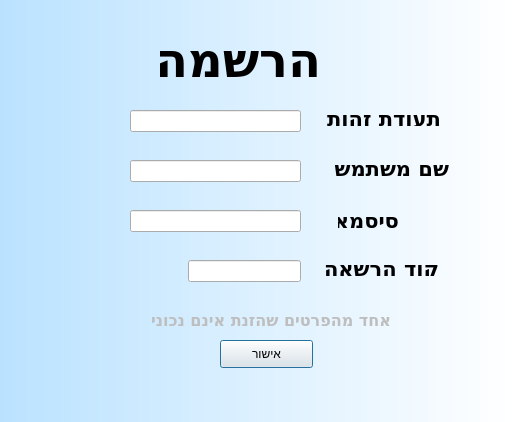
<?xml version="1.0" encoding="UTF-8"?>
<ui version="4.0">
 <class>Dialog</class>
 <widget class="QDialog" name="Dialog">
  <property name="geometry">
   <rect>
    <x>0</x>
    <y>0</y>
    <width>513</width>
    <height>422</height>
   </rect>
  </property>
  <property name="windowTitle">
   <string>Dialog</string>
  </property>
  <property name="styleSheet">
   <string notr="true">QDialog{
background-color:qlineargradient(spread:pad, x1:0, y1:0, x2:1, y2:0, stop:0 rgba(186, 226, 255, 255), stop:1 rgba(255, 255, 255, 255))
}</string>
  </property>
  <widget class="QLabel" name="userpassword_labelS">
   <property name="geometry">
    <rect>
     <x>338</x>
     <y>210</y>
     <width>61</width>
     <height>20</height>
    </rect>
   </property>
   <property name="font">
    <font>
     <family>Aharoni</family>
     <pointsize>16</pointsize>
     <weight>75</weight>
     <bold>true</bold>
    </font>
   </property>
   <property name="text">
    <string>סיסמא</string>
   </property>
  </widget>
  <widget class="QLabel" name="wrongmessage_label">
   <property name="enabled">
    <bool>false</bool>
   </property>
   <property name="geometry">
    <rect>
     <x>150</x>
     <y>310</y>
     <width>241</width>
     <height>20</height>
    </rect>
   </property>
   <property name="font">
    <font>
     <family>Aharoni</family>
     <pointsize>12</pointsize>
     <weight>75</weight>
     <bold>true</bold>
    </font>
   </property>
   <property name="text">
    <string>אחד מהפרטים שהזנת אינם נכונים</string>
   </property>
  </widget>
  <widget class="QLabel" name="Code_label">
   <property name="geometry">
    <rect>
     <x>318</x>
     <y>260</y>
     <width>121</width>
     <height>16</height>
    </rect>
   </property>
   <property name="font">
    <font>
     <family>Aharoni</family>
     <pointsize>16</pointsize>
     <weight>75</weight>
     <bold>true</bold>
    </font>
   </property>
   <property name="text">
    <string>קוד הרשאה</string>
   </property>
  </widget>
  <widget class="QLineEdit" name="username_lineS">
   <property name="geometry">
    <rect>
     <x>130</x>
     <y>160</y>
     <width>171</width>
     <height>22</height>
    </rect>
   </property>
   <property name="text">
    <string/>
   </property>
  </widget>
  <widget class="QLineEdit" name="userpassword_lineS">
   <property name="geometry">
    <rect>
     <x>130</x>
     <y>210</y>
     <width>171</width>
     <height>22</height>
    </rect>
   </property>
  </widget>
  <widget class="QLineEdit" name="Code_line">
   <property name="geometry">
    <rect>
     <x>188</x>
     <y>260</y>
     <width>113</width>
     <height>22</height>
    </rect>
   </property>
  </widget>
  <widget class="QPushButton" name="Ok_ButtonS">
   <property name="geometry">
    <rect>
     <x>220</x>
     <y>340</y>
     <width>93</width>
     <height>28</height>
    </rect>
   </property>
   <property name="text">
    <string>אישור</string>
   </property>
  </widget>
  <widget class="QLabel" name="label">
   <property name="geometry">
    <rect>
     <x>160</x>
     <y>40</y>
     <width>161</width>
     <height>41</height>
    </rect>
   </property>
   <property name="font">
    <font>
     <family>Aharoni</family>
     <pointsize>36</pointsize>
     <weight>75</weight>
     <bold>true</bold>
    </font>
   </property>
   <property name="text">
    <string>הרשמה</string>
   </property>
  </widget>
  <widget class="QLabel" name="username_labelS">
   <property name="geometry">
    <rect>
     <x>328</x>
     <y>160</y>
     <width>121</width>
     <height>16</height>
    </rect>
   </property>
   <property name="font">
    <font>
     <family>Aharoni</family>
     <pointsize>16</pointsize>
     <weight>75</weight>
     <bold>true</bold>
    </font>
   </property>
   <property name="text">
    <string>שם משתמש</string>
   </property>
  </widget>
  <widget class="QLabel" name="Iduser_labelS">
   <property name="geometry">
    <rect>
     <x>320</x>
     <y>110</y>
     <width>121</width>
     <height>16</height>
    </rect>
   </property>
   <property name="font">
    <font>
     <family>Aharoni</family>
     <pointsize>16</pointsize>
     <weight>75</weight>
     <bold>true</bold>
    </font>
   </property>
   <property name="text">
    <string>תעודת זהות</string>
   </property>
  </widget>
  <widget class="QLineEdit" name="Iduser_lineS">
   <property name="geometry">
    <rect>
     <x>130</x>
     <y>110</y>
     <width>171</width>
     <height>22</height>
    </rect>
   </property>
   <property name="text">
    <string/>
   </property>
  </widget>
 </widget>
 <resources/>
 <connections/>
</ui>
